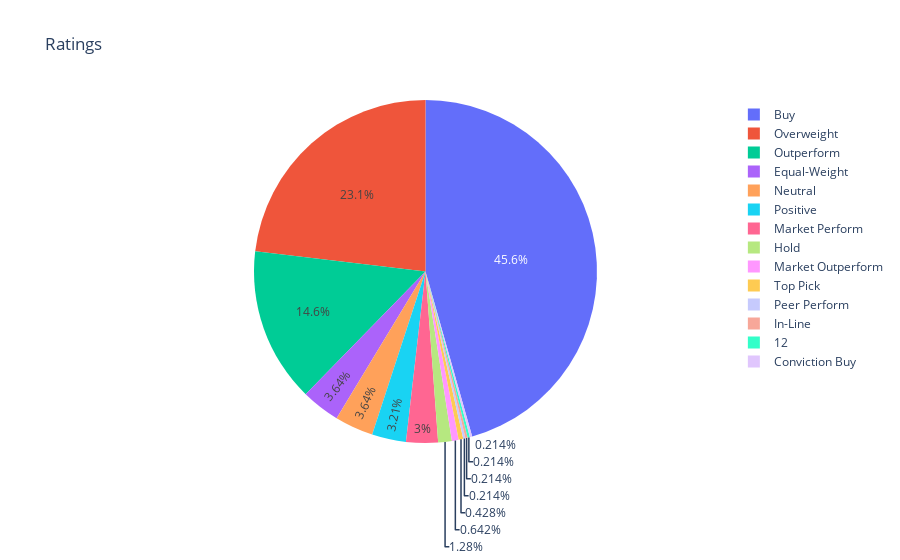

Source (notebook cell):
### Markdown cell above
analysts

### Code cell
import plotly.express as px
from collections import Counter

data = t.get_upgrades_downgrades()
grades = list(data['ToGrade'])

values = list(Counter(grades).values())
keys = list(Counter(grades).keys())

fig3 = px.pie(values=values, names=keys, title='Ratings')
fig3.show()

### Figure 1 — Plotly figure (JSON) as saved in the notebook; plotly's stock layout.template omitted (floating-point values rounded to 4 significant figures)
{"data": [{"domain": {"x": [0, 1], "y": [0, 1]}, "hovertemplate": "label=%{label}<br>value=%{value}<extra></extra>", "labels": ["Overweight", "Buy", "Positive", "Outperform", "Equal-Weight", "Market Perform", "Peer Perform", "Hold", "Market Outperform", "Neutral", "In-Line", "Top Pick", "", "Conviction Buy"], "legendgroup": "", "name": "", "showlegend": true, "type": "pie", "values": [108, 213, 15, 68, 17, 14, 1, 6, 3, 17, 1, 2, 1, 1]}], "layout": {"legend": {"tracegroupgap": 0}, "title": {"text": "Ratings"}}}
